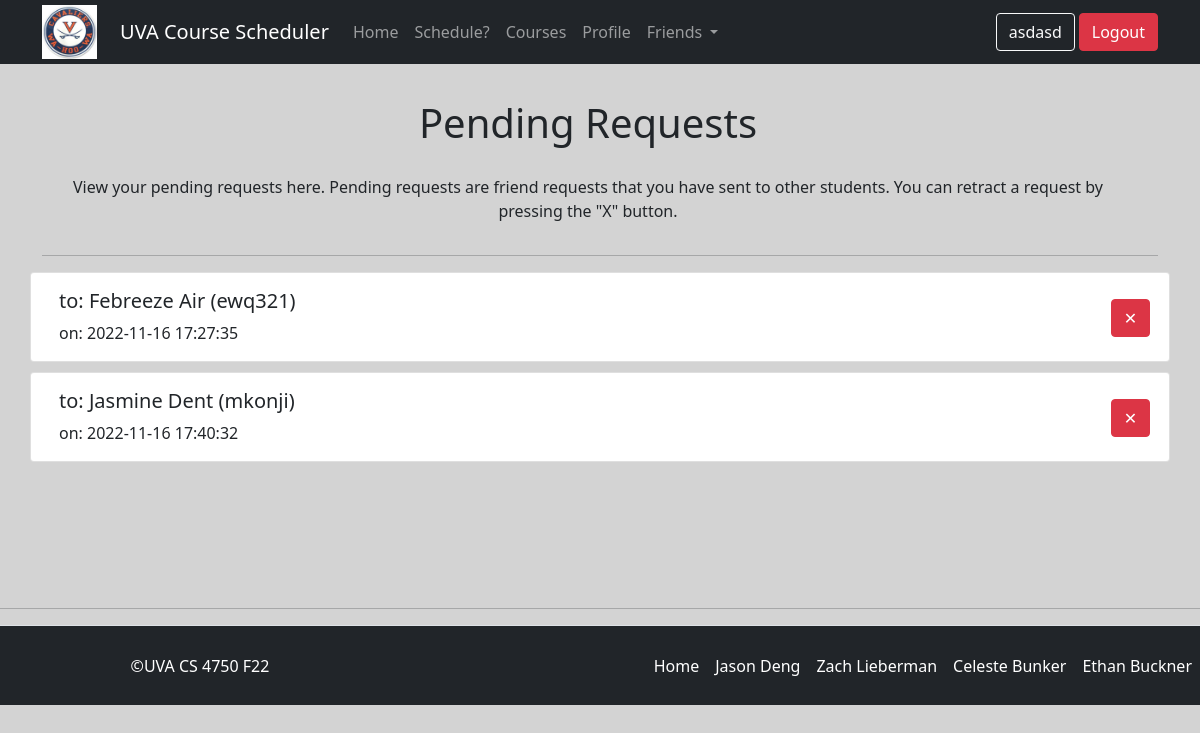
Screenshot of /index.php?command=pendingRequests (signed in) with the database file from the repository.
### tables this page shows
CREATE TABLE `pending_requests` (
  `studentId` varchar(7) NOT NULL,
  `senderId` varchar(7) NOT NULL,
  `sendDate` timestamp NOT NULL DEFAULT current_timestamp() ON UPDATE current_timestamp()
);

CREATE TABLE `student` (
  `name` text DEFAULT NULL,
  `schoolYear` int(1) DEFAULT NULL,
  `major` text DEFAULT NULL,
  `minor` text DEFAULT NULL,
  `studentId` varchar(7) NOT NULL,
  `password` text NOT NULL
);

### index.php (called while the page is built, shortened)
<?php
$command = "home";
if (isset($_GET["command"]))
    $command = $_GET["command"];
$application = new BaseController($command);
$application->run();

### classes/Database.php (called while the page is built, shortened)
<?php
class Database {
    private $mysqli;
    public function __construct() {
        $this->mysqli = new mysqli(Config::$db["host"], Config::$db["user"],
                                   Config::$db["pass"], Config::$db["database"]);
    }
    public function query($query, $bparam=null, ...$params) {
        $stmt = $this->mysqli->prepare($query);
        if ($bparam != null)
            $stmt->bind_param($bparam, ...$params);
        if (!$stmt->execute()) {
            return false;
        }
        if (($res = $stmt->get_result()) !== false) {
            return $res->fetch_all(MYSQLI_ASSOC);
        }
        return true;
    }
}

### templates/pendingRequests.php (the view, shortened to what this page needs)
<!DOCTYPE html>
<html>
    <head>
        <link href="https://cdn.jsdelivr.net/npm/bootstrap@5.1.1/dist/css/bootstrap.min.css" rel="stylesheet">
    </head>
    <body style="background-color: lightgray">
    <?php
        include "templates/navbar.php";
    ?>
        <div class="container" style="margin-top: 15px;">
            <div class="row col-md-12" style="text-align:center">
                <h1 style="margin-top: 20px">Pending Requests</h1>
                <p style="margin-top: 20px">View your pending requests here. Pending requests are friend requests that you have sent to other students.
                    You can retract a request by pressing the "X" button.</p>
            </div>
            <hr>
            <div class="row">
                <?php if (empty($request)){
                    echo '<div class="card">
                    <div class="card-body">
                    <h5 class="card-title">You no pending requests.</h5>
                         <p class="card-text">Go to the <a href="?command=addFriend">add friends</a> page to send requests to other students!</p>
                    </div>
                 </div>';
                } else {
                    foreach ($request as $key=>$value){
                        $name = $this->db->query("SELECT * FROM student WHERE studentId = ?","s", $value["studentId"]);
                        echo
                       '<div class="card" style="margin-bottom: 10px;">
                            <div class="row card-body" style="justify-content: end;">
                                <div class="col-md-11">
                                    <h5 class="card-title">to: '.$name[0]["name"] ." (" . $value["studentId"] .')</h5>
                                    <p class="card-text">on: '. $value["sendDate"] .'</p>
                                </div>
                                <div class="col-md-1" style="padding-top: 10px; padding-left: 50px">
                                    <form action="?command=removePendingRequest" method="post">
                                        <input type="submit" value="✕" name="action" class="btn btn-danger" title="Remove request" />
                                        <input type="hidden" name="studentId" id="studentId" value='.$value["studentId"] .'/>
                                        <input type="hidden" name="senderId" id="senderId" value='. $value["senderId"].'/>
                                    </form>
                                </div>
                            </div>
                        </div>';
                    }
                }
                ?>
            </div>
                    <br><br><br><br><br>
        </div>
        <hr>
        <?php
        include "templates/footer.php";
    ?>
    </body>
</html>

### rows the page displays
pending_requests: studentId.name "Febreeze Air", studentId "ewq321", sendDate "2022-11-16 17:27:35"
pending_requests: studentId.name "Jasmine Dent", studentId "mkonji", sendDate "2022-11-16 17:40:32"

### other values shown
$_SESSION["studentId"] "asdasd"
